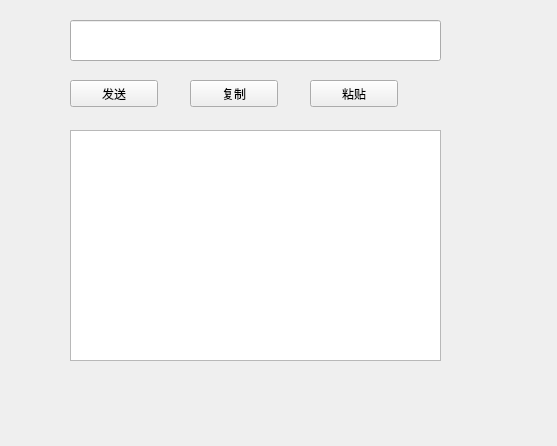
<?xml version="1.0" encoding="UTF-8"?>
<ui version="4.0">
 <class>Widget</class>
 <widget class="QWidget" name="Widget">
  <property name="geometry">
   <rect>
    <x>0</x>
    <y>0</y>
    <width>557</width>
    <height>446</height>
   </rect>
  </property>
  <property name="windowTitle">
   <string>Widget</string>
  </property>
  <widget class="QTextEdit" name="textEdit">
   <property name="geometry">
    <rect>
     <x>70</x>
     <y>130</y>
     <width>371</width>
     <height>231</height>
    </rect>
   </property>
   <property name="tabChangesFocus">
    <bool>false</bool>
   </property>
   <property name="documentTitle">
    <string>ShenZhen</string>
   </property>
   <property name="readOnly">
    <bool>false</bool>
   </property>
   <property name="html">
    <string>&lt;!DOCTYPE HTML PUBLIC &quot;-//W3C//DTD HTML 4.0//EN&quot; &quot;http://www.w3.org/TR/REC-html40/strict.dtd&quot;&gt;
&lt;html&gt;&lt;head&gt;&lt;meta name=&quot;qrichtext&quot; content=&quot;1&quot; /&gt;&lt;title&gt;ShenZhen&lt;/title&gt;&lt;style type=&quot;text/css&quot;&gt;
p, li { white-space: pre-wrap; }
&lt;/style&gt;&lt;/head&gt;&lt;body style=&quot; font-family:'Sans'; font-size:10pt; font-weight:400; font-style:normal;&quot;&gt;
&lt;table border=&quot;0&quot; style=&quot;-qt-table-type: root; margin-top:4px; margin-bottom:4px; margin-left:4px; margin-right:4px;&quot;&gt;
&lt;tr&gt;
&lt;td style=&quot;border: none;&quot;&gt;
&lt;p style=&quot;-qt-paragraph-type:empty; margin-top:0px; margin-bottom:0px; margin-left:0px; margin-right:0px; -qt-block-indent:0; text-indent:0px;&quot;&gt;&lt;/p&gt;
&lt;p style=&quot;-qt-paragraph-type:empty; margin-top:0px; margin-bottom:0px; margin-left:0px; margin-right:0px; -qt-block-indent:0; text-indent:0px;&quot;&gt;&lt;/p&gt;&lt;/td&gt;&lt;/tr&gt;&lt;/table&gt;&lt;/body&gt;&lt;/html&gt;</string>
   </property>
  </widget>
  <widget class="QLineEdit" name="lineEdit">
   <property name="geometry">
    <rect>
     <x>70</x>
     <y>20</y>
     <width>371</width>
     <height>41</height>
    </rect>
   </property>
  </widget>
  <widget class="QPushButton" name="pushButton">
   <property name="geometry">
    <rect>
     <x>70</x>
     <y>80</y>
     <width>88</width>
     <height>27</height>
    </rect>
   </property>
   <property name="text">
    <string>发送</string>
   </property>
  </widget>
  <widget class="QPushButton" name="pushButton_2">
   <property name="geometry">
    <rect>
     <x>310</x>
     <y>80</y>
     <width>88</width>
     <height>27</height>
    </rect>
   </property>
   <property name="text">
    <string>粘贴</string>
   </property>
  </widget>
  <widget class="QPushButton" name="pushButton_3">
   <property name="geometry">
    <rect>
     <x>190</x>
     <y>80</y>
     <width>88</width>
     <height>27</height>
    </rect>
   </property>
   <property name="text">
    <string>复制</string>
   </property>
  </widget>
 </widget>
 <layoutdefault spacing="6" margin="11"/>
 <resources/>
 <connections/>
</ui>
